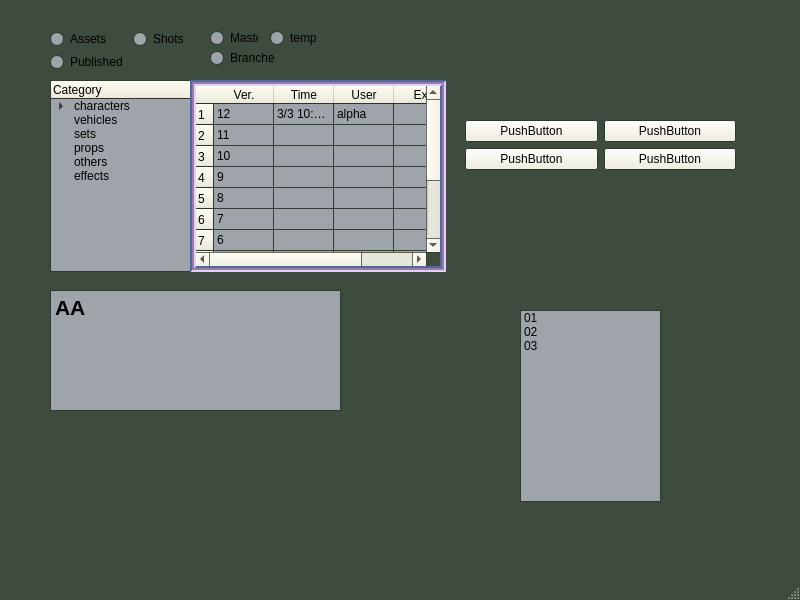
<?xml version="1.0" encoding="UTF-8"?>
<ui version="4.0">
 <class>MainWindow</class>
 <widget class="QMainWindow" name="MainWindow">
  <property name="geometry">
   <rect>
    <x>0</x>
    <y>0</y>
    <width>800</width>
    <height>600</height>
   </rect>
  </property>
  <property name="palette">
   <palette>
    <active>
     <colorrole role="WindowText">
      <brush brushstyle="SolidPattern">
       <color alpha="255">
        <red>0</red>
        <green>0</green>
        <blue>0</blue>
       </color>
      </brush>
     </colorrole>
     <colorrole role="Button">
      <brush brushstyle="SolidPattern">
       <color alpha="255">
        <red>240</red>
        <green>238</green>
        <blue>221</blue>
       </color>
      </brush>
     </colorrole>
     <colorrole role="Light">
      <brush brushstyle="SolidPattern">
       <color alpha="255">
        <red>232</red>
        <green>205</green>
        <blue>255</blue>
       </color>
      </brush>
     </colorrole>
     <colorrole role="Midlight">
      <brush brushstyle="SolidPattern">
       <color alpha="255">
        <red>95</red>
        <green>134</green>
        <blue>135</blue>
       </color>
      </brush>
     </colorrole>
     <colorrole role="Dark">
      <brush brushstyle="SolidPattern">
       <color alpha="255">
        <red>85</red>
        <green>101</green>
        <blue>160</blue>
       </color>
      </brush>
     </colorrole>
     <colorrole role="Mid">
      <brush brushstyle="SolidPattern">
       <color alpha="255">
        <red>151</red>
        <green>125</green>
        <blue>160</blue>
       </color>
      </brush>
     </colorrole>
     <colorrole role="Text">
      <brush brushstyle="SolidPattern">
       <color alpha="255">
        <red>0</red>
        <green>0</green>
        <blue>0</blue>
       </color>
      </brush>
     </colorrole>
     <colorrole role="ButtonText">
      <brush brushstyle="SolidPattern">
       <color alpha="255">
        <red>0</red>
        <green>0</green>
        <blue>0</blue>
       </color>
      </brush>
     </colorrole>
     <colorrole role="Base">
      <brush brushstyle="SolidPattern">
       <color alpha="255">
        <red>158</red>
        <green>164</green>
        <blue>170</blue>
       </color>
      </brush>
     </colorrole>
     <colorrole role="Window">
      <brush brushstyle="SolidPattern">
       <color alpha="255">
        <red>61</red>
        <green>76</green>
        <blue>63</blue>
       </color>
      </brush>
     </colorrole>
    </active>
    <inactive>
     <colorrole role="WindowText">
      <brush brushstyle="SolidPattern">
       <color alpha="255">
        <red>0</red>
        <green>0</green>
        <blue>0</blue>
       </color>
      </brush>
     </colorrole>
     <colorrole role="Button">
      <brush brushstyle="SolidPattern">
       <color alpha="255">
        <red>240</red>
        <green>238</green>
        <blue>221</blue>
       </color>
      </brush>
     </colorrole>
     <colorrole role="Light">
      <brush brushstyle="SolidPattern">
       <color alpha="255">
        <red>232</red>
        <green>205</green>
        <blue>255</blue>
       </color>
      </brush>
     </colorrole>
     <colorrole role="Midlight">
      <brush brushstyle="SolidPattern">
       <color alpha="255">
        <red>159</red>
        <green>224</green>
        <blue>227</blue>
       </color>
      </brush>
     </colorrole>
     <colorrole role="Dark">
      <brush brushstyle="SolidPattern">
       <color alpha="255">
        <red>85</red>
        <green>101</green>
        <blue>160</blue>
       </color>
      </brush>
     </colorrole>
     <colorrole role="Mid">
      <brush brushstyle="SolidPattern">
       <color alpha="255">
        <red>151</red>
        <green>125</green>
        <blue>160</blue>
       </color>
      </brush>
     </colorrole>
     <colorrole role="Text">
      <brush brushstyle="SolidPattern">
       <color alpha="255">
        <red>0</red>
        <green>0</green>
        <blue>0</blue>
       </color>
      </brush>
     </colorrole>
     <colorrole role="ButtonText">
      <brush brushstyle="SolidPattern">
       <color alpha="255">
        <red>0</red>
        <green>0</green>
        <blue>0</blue>
       </color>
      </brush>
     </colorrole>
     <colorrole role="Base">
      <brush brushstyle="SolidPattern">
       <color alpha="255">
        <red>158</red>
        <green>164</green>
        <blue>170</blue>
       </color>
      </brush>
     </colorrole>
     <colorrole role="Window">
      <brush brushstyle="SolidPattern">
       <color alpha="255">
        <red>61</red>
        <green>76</green>
        <blue>63</blue>
       </color>
      </brush>
     </colorrole>
    </inactive>
    <disabled>
     <colorrole role="WindowText">
      <brush brushstyle="SolidPattern">
       <color alpha="255">
        <red>85</red>
        <green>101</green>
        <blue>160</blue>
       </color>
      </brush>
     </colorrole>
     <colorrole role="Button">
      <brush brushstyle="SolidPattern">
       <color alpha="255">
        <red>240</red>
        <green>238</green>
        <blue>221</blue>
       </color>
      </brush>
     </colorrole>
     <colorrole role="Light">
      <brush brushstyle="SolidPattern">
       <color alpha="255">
        <red>232</red>
        <green>205</green>
        <blue>255</blue>
       </color>
      </brush>
     </colorrole>
     <colorrole role="Midlight">
      <brush brushstyle="SolidPattern">
       <color alpha="255">
        <red>159</red>
        <green>224</green>
        <blue>227</blue>
       </color>
      </brush>
     </colorrole>
     <colorrole role="Dark">
      <brush brushstyle="SolidPattern">
       <color alpha="255">
        <red>85</red>
        <green>101</green>
        <blue>160</blue>
       </color>
      </brush>
     </colorrole>
     <colorrole role="Mid">
      <brush brushstyle="SolidPattern">
       <color alpha="255">
        <red>151</red>
        <green>125</green>
        <blue>160</blue>
       </color>
      </brush>
     </colorrole>
     <colorrole role="Text">
      <brush brushstyle="SolidPattern">
       <color alpha="255">
        <red>85</red>
        <green>101</green>
        <blue>160</blue>
       </color>
      </brush>
     </colorrole>
     <colorrole role="ButtonText">
      <brush brushstyle="SolidPattern">
       <color alpha="255">
        <red>85</red>
        <green>101</green>
        <blue>160</blue>
       </color>
      </brush>
     </colorrole>
     <colorrole role="Base">
      <brush brushstyle="SolidPattern">
       <color alpha="255">
        <red>61</red>
        <green>76</green>
        <blue>63</blue>
       </color>
      </brush>
     </colorrole>
     <colorrole role="Window">
      <brush brushstyle="SolidPattern">
       <color alpha="255">
        <red>61</red>
        <green>76</green>
        <blue>63</blue>
       </color>
      </brush>
     </colorrole>
    </disabled>
   </palette>
  </property>
  <property name="windowTitle">
   <string>MainWindow</string>
  </property>
  <widget class="QWidget" name="centralwidget">
   <widget class="QWidget" name="verticalLayoutWidget">
    <property name="geometry">
     <rect>
      <x>460</x>
      <y>20</y>
      <width>281</width>
      <height>251</height>
     </rect>
    </property>
    <layout class="QVBoxLayout" name="verticalLayout">
     <property name="leftMargin">
      <number>5</number>
     </property>
     <property name="topMargin">
      <number>5</number>
     </property>
     <property name="rightMargin">
      <number>5</number>
     </property>
     <property name="bottomMargin">
      <number>5</number>
     </property>
     <item>
      <layout class="QGridLayout" name="gridLayout">
       <item row="0" column="1">
        <widget class="QPushButton" name="pushButton_2">
         <property name="text">
          <string>PushButton</string>
         </property>
        </widget>
       </item>
       <item row="0" column="0">
        <widget class="QPushButton" name="pushButton">
         <property name="text">
          <string>PushButton</string>
         </property>
        </widget>
       </item>
       <item row="1" column="0">
        <widget class="QPushButton" name="pushButton_3">
         <property name="text">
          <string>PushButton</string>
         </property>
        </widget>
       </item>
       <item row="1" column="1">
        <widget class="QPushButton" name="pushButton_4">
         <property name="text">
          <string>PushButton</string>
         </property>
        </widget>
       </item>
      </layout>
     </item>
    </layout>
   </widget>
   <widget class="QTextBrowser" name="textBrowser">
    <property name="geometry">
     <rect>
      <x>50</x>
      <y>290</y>
      <width>291</width>
      <height>121</height>
     </rect>
    </property>
    <property name="html">
     <string>&lt;!DOCTYPE HTML PUBLIC &quot;-//W3C//DTD HTML 4.0//EN&quot; &quot;http://www.w3.org/TR/REC-html40/strict.dtd&quot;&gt;
&lt;html&gt;&lt;head&gt;&lt;meta name=&quot;qrichtext&quot; content=&quot;1&quot; /&gt;&lt;style type=&quot;text/css&quot;&gt;
p, li { white-space: pre-wrap; }
&lt;/style&gt;&lt;/head&gt;&lt;body style=&quot; font-family:'PMingLiU'; font-size:9pt; font-weight:400; font-style:normal;&quot;&gt;
&lt;p style=&quot; margin-top:0px; margin-bottom:0px; margin-left:0px; margin-right:0px; -qt-block-indent:0; text-indent:0px;&quot;&gt;&lt;span style=&quot; font-size:16pt; font-weight:600;&quot;&gt;AA&lt;/span&gt;&lt;/p&gt;&lt;/body&gt;&lt;/html&gt;</string>
    </property>
   </widget>
   <widget class="QListWidget" name="listWidget">
    <property name="geometry">
     <rect>
      <x>520</x>
      <y>310</y>
      <width>141</width>
      <height>192</height>
     </rect>
    </property>
    <item>
     <property name="text">
      <string>01</string>
     </property>
    </item>
    <item>
     <property name="text">
      <string>02</string>
     </property>
    </item>
    <item>
     <property name="text">
      <string>03</string>
     </property>
    </item>
   </widget>
   <widget class="QRadioButton" name="radioButton_Master">
    <property name="geometry">
     <rect>
      <x>210</x>
      <y>30</y>
      <width>48</width>
      <height>16</height>
     </rect>
    </property>
    <property name="text">
     <string>Master</string>
    </property>
   </widget>
   <widget class="QRadioButton" name="radioButton_branches">
    <property name="geometry">
     <rect>
      <x>210</x>
      <y>50</y>
      <width>65</width>
      <height>16</height>
     </rect>
    </property>
    <property name="text">
     <string>Branches</string>
    </property>
   </widget>
   <widget class="QRadioButton" name="radioButton_temp">
    <property name="geometry">
     <rect>
      <x>270</x>
      <y>30</y>
      <width>69</width>
      <height>16</height>
     </rect>
    </property>
    <property name="text">
     <string>temp</string>
    </property>
   </widget>
   <widget class="QTreeWidget" name="treeWidget">
    <property name="geometry">
     <rect>
      <x>50</x>
      <y>80</y>
      <width>141</width>
      <height>192</height>
     </rect>
    </property>
    <column>
     <property name="text">
      <string>Category</string>
     </property>
    </column>
    <item>
     <property name="text">
      <string>characters</string>
     </property>
     <item>
      <property name="text">
       <string>anna</string>
      </property>
      <item>
       <property name="text">
        <string>concept</string>
       </property>
      </item>
      <item>
       <property name="text">
        <string>modeling</string>
       </property>
      </item>
      <item>
       <property name="text">
        <string>texture</string>
       </property>
      </item>
      <item>
       <property name="text">
        <string>rigging</string>
       </property>
      </item>
     </item>
     <item>
      <property name="text">
       <string>jack</string>
      </property>
     </item>
    </item>
    <item>
     <property name="text">
      <string>vehicles</string>
     </property>
    </item>
    <item>
     <property name="text">
      <string>sets</string>
     </property>
    </item>
    <item>
     <property name="text">
      <string>props</string>
     </property>
    </item>
    <item>
     <property name="text">
      <string>others</string>
     </property>
    </item>
    <item>
     <property name="text">
      <string>effects</string>
     </property>
    </item>
   </widget>
   <widget class="QWidget" name="formLayoutWidget">
    <property name="geometry">
     <rect>
      <x>50</x>
      <y>30</y>
      <width>141</width>
      <height>41</height>
     </rect>
    </property>
    <layout class="QFormLayout" name="formLayout">
     <property name="horizontalSpacing">
      <number>5</number>
     </property>
     <property name="verticalSpacing">
      <number>5</number>
     </property>
     <property name="leftMargin">
      <number>0</number>
     </property>
     <property name="bottomMargin">
      <number>0</number>
     </property>
     <item row="0" column="0">
      <widget class="QRadioButton" name="radioButton_assets">
       <property name="text">
        <string>Assets</string>
       </property>
      </widget>
     </item>
     <item row="0" column="1">
      <widget class="QRadioButton" name="radioButton_shots">
       <property name="text">
        <string>Shots</string>
       </property>
      </widget>
     </item>
     <item row="1" column="0">
      <widget class="QRadioButton" name="radioButton_published">
       <property name="text">
        <string>Published</string>
       </property>
      </widget>
     </item>
    </layout>
   </widget>
   <widget class="QTableWidget" name="tableWidget">
    <property name="geometry">
     <rect>
      <x>190</x>
      <y>80</y>
      <width>256</width>
      <height>192</height>
     </rect>
    </property>
    <property name="frameShape">
     <enum>QFrame::Box</enum>
    </property>
    <property name="lineWidth">
     <number>2</number>
    </property>
    <property name="midLineWidth">
     <number>2</number>
    </property>
    <property name="autoScrollMargin">
     <number>16</number>
    </property>
    <attribute name="horizontalHeaderDefaultSectionSize">
     <number>60</number>
    </attribute>
    <attribute name="horizontalHeaderMinimumSectionSize">
     <number>2</number>
    </attribute>
    <attribute name="verticalHeaderDefaultSectionSize">
     <number>21</number>
    </attribute>
    <attribute name="verticalHeaderMinimumSectionSize">
     <number>14</number>
    </attribute>
    <row>
     <property name="text">
      <string>1</string>
     </property>
    </row>
    <row>
     <property name="text">
      <string>2</string>
     </property>
    </row>
    <row>
     <property name="text">
      <string>3</string>
     </property>
    </row>
    <row>
     <property name="text">
      <string>4</string>
     </property>
    </row>
    <row>
     <property name="text">
      <string>5</string>
     </property>
    </row>
    <row>
     <property name="text">
      <string>6</string>
     </property>
    </row>
    <row>
     <property name="text">
      <string>7</string>
     </property>
    </row>
    <row>
     <property name="text">
      <string>8</string>
     </property>
    </row>
    <row>
     <property name="text">
      <string>9</string>
     </property>
    </row>
    <row>
     <property name="text">
      <string>10</string>
     </property>
    </row>
    <row>
     <property name="text">
      <string>11</string>
     </property>
    </row>
    <row>
     <property name="text">
      <string>12</string>
     </property>
    </row>
    <column>
     <property name="text">
      <string>Ver.</string>
     </property>
    </column>
    <column>
     <property name="text">
      <string>Time</string>
     </property>
    </column>
    <column>
     <property name="text">
      <string>User</string>
     </property>
    </column>
    <column>
     <property name="text">
      <string>Ext.</string>
     </property>
    </column>
    <item row="0" column="0">
     <property name="text">
      <string>12</string>
     </property>
    </item>
    <item row="0" column="1">
     <property name="text">
      <string>3/3 10:00 am</string>
     </property>
    </item>
    <item row="0" column="2">
     <property name="text">
      <string>alpha</string>
     </property>
    </item>
    <item row="0" column="3">
     <property name="font">
      <font>
       <pointsize>7</pointsize>
      </font>
     </property>
    </item>
    <item row="1" column="0">
     <property name="text">
      <string>11</string>
     </property>
    </item>
    <item row="2" column="0">
     <property name="text">
      <string>10</string>
     </property>
    </item>
    <item row="3" column="0">
     <property name="text">
      <string>9</string>
     </property>
    </item>
    <item row="4" column="0">
     <property name="text">
      <string>8</string>
     </property>
    </item>
    <item row="5" column="0">
     <property name="text">
      <string>7</string>
     </property>
    </item>
    <item row="6" column="0">
     <property name="text">
      <string>6</string>
     </property>
    </item>
    <item row="7" column="0">
     <property name="text">
      <string>5</string>
     </property>
    </item>
    <item row="8" column="0">
     <property name="text">
      <string>4</string>
     </property>
    </item>
    <item row="9" column="0">
     <property name="text">
      <string>3</string>
     </property>
    </item>
    <item row="10" column="0">
     <property name="text">
      <string>2</string>
     </property>
    </item>
    <item row="11" column="0">
     <property name="text">
      <string>1</string>
     </property>
    </item>
   </widget>
  </widget>
  <widget class="QMenuBar" name="menubar">
   <property name="geometry">
    <rect>
     <x>0</x>
     <y>0</y>
     <width>800</width>
     <height>18</height>
    </rect>
   </property>
  </widget>
  <widget class="QStatusBar" name="statusbar"/>
 </widget>
 <resources/>
 <connections/>
</ui>
